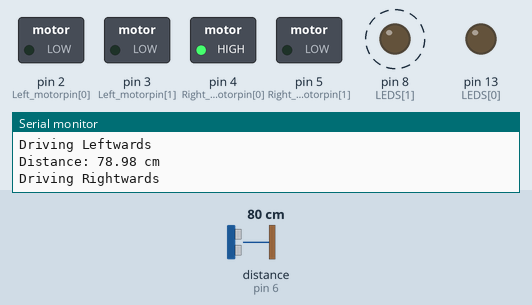
The sketch below on a simulated Arduino Uno, built with avr-gcc and run on an emulated ATmega328P. Shown: switched loads named in the sketch (green lamp = pin HIGH), output pins drawn as LEDs (lit = HIGH), the last lines printed to the serial monitor. Wiring (inferred from the names in the program): ultrasonic range finder: trigger pin 7; echo pin 6. Dashed ring = blinking. Inputs (shaded band) come from the test bench; at power-on: distance to the obstacle (sensor on pin 6) 80 cm. The echo pulse lasts 58.3 µs per cm; random numbers use the default seed unless the sketch sets one; pins used as bus, display or sensor lines are not drawn.

Above: at 3.2 s.
3.3 s: distance to the obstacle (sensor on pin 6) set to 23 cm
At 5.8 s:
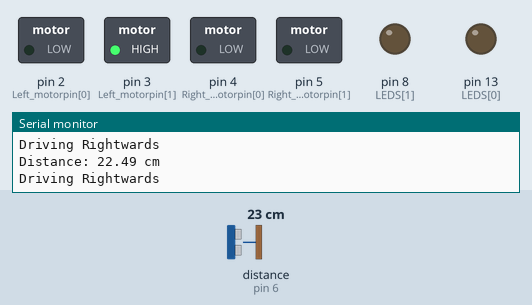
6.8 s: distance to the obstacle (sensor on pin 6) set to 18 cm
At 8.6 s:
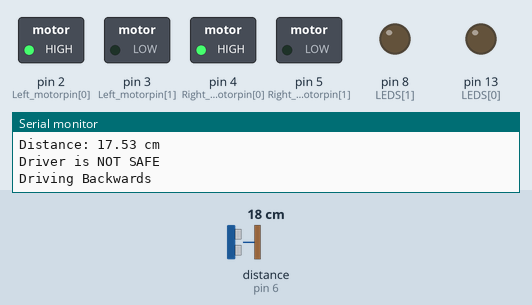
10.8 s: distance to the obstacle (sensor on pin 6) set to 35 cm
14.3 s: distance to the obstacle (sensor on pin 6) set to 2 cm
At 16.4 s:
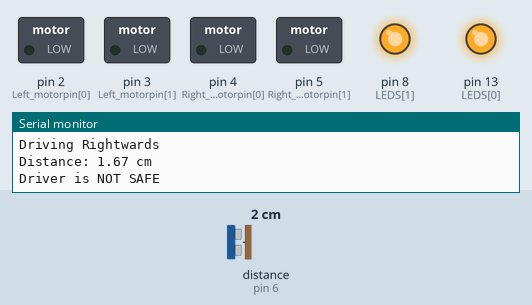
18.9 s: distance to the obstacle (sensor on pin 6) set to 60 cm
25.4 s: distance to the obstacle (sensor on pin 6) set to 4 cm
At 27.11 s:
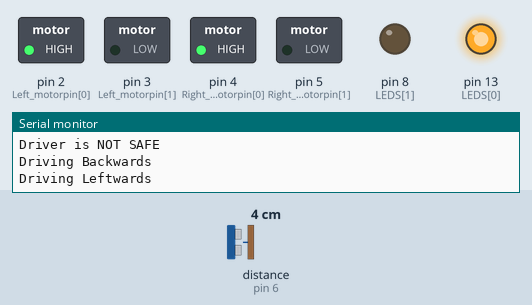
Timing chart, 0 to 32.9 s (numbered marks = the images above; inputs shaded):
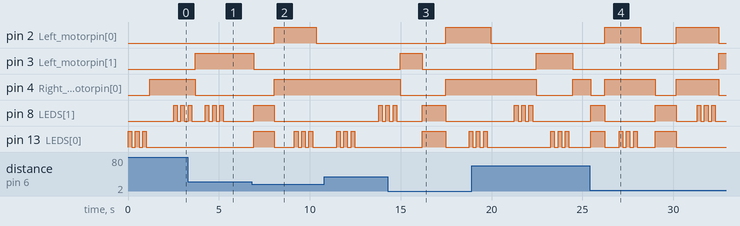

Measured:
- the behaviour switches between 21 and 20 cm on distance to the obstacle (sensor on pin 6) (found by bisection; images 1 and 2)
- after the input at 6.8 s, pin 2 (Left_motorpin[0]): LOW → HIGH after 1.2 s, → LOW 2.3 s later
- after the input at 14.3 s, pin 2 (Left_motorpin[0]): LOW → HIGH after 3.2 s; pin 13 (LEDS[0]): LOW → HIGH after 1.9 s, → LOW 1.3 s later, → HIGH 1.3 s later
- after the input at 25.4 s, pin 2 (Left_motorpin[0]): LOW → HIGH after 0.83 s, → LOW 2.0 s later, → HIGH 1.9 s later, → LOW 2.4 s later

The sketch:

AutonomousMotion.ino
```cpp
const int echoPin = 6; //declares echo pin on sensor to digital I/O pin 6
const int trigPin = 7; //declares trig pin on sensor to digital I/O pin 7

//const int Left_motorpin2 = 2; //declares one of the left motor controlling pins to digital I/O pin 2
//const int Left_motorpin3 = 3; //declares one of the left motor controlling pins to digital I/O pin 3

int Left_motorpin[] = {2, 3};

//const int Right_motorpin4 = 4; //declares one of the right motor controlling pins to digital I/O pin 4
//const int Right_motorpin5 = 5; //declares one of the left motor controlling pins to digital I/O pin 5

int Right_motorpin[] = {4, 5};

int rand_Direction;// declares variable for randomly generated number for when the car is in a safe position
int rand_Avoid; // declares variable for randomly generated number for when the car is in a not in a safe position
int rand_Delay; //declares variable for randomly generated number for a delay time between car directions

//const int left_LED = 13; //declares variable left car headlight  to digital I/O pin 13
//const int right_LED = 8; //declares variable left car headlight  to digital I/O pin 13

int LEDS[] = {13, 8};

int safe = 20; //sets car's safe position at 20 centimeters

float distance; //declares variable that holds distance between car's sensor and object in decimals
long duration; // declares variable that holds the time the ultrasonic wave reaches the object and comes back to the sensor in microseconds


// function that chooses a random direction when the car is in a safe position(takes a randomly generated number)
void randomizeDrive(int rand)
{

  if (rand == 1){ // block for forwards direction

    Serial.println("Driving Forwards"); //prints to serial monitor

    digitalWrite(Left_motorpin[0], LOW); //rotates left motor clockwise
    digitalWrite(Left_motorpin[1], HIGH);

    digitalWrite(Right_motorpin[0], LOW); //roates right motor clockwise
    digitalWrite(Right_motorpin[1], HIGH);

    // block for leftwards direction
  } else if (rand == 2)
  {

    Serial.println("Driving Leftwards");

    for (int x = 0; x < 3; x++){ // blinks left headlight 3 times

      digitalWrite(LEDS[0], HIGH); // sends 5V to left LED
      delay(200); // delay for 200 ms
      digitalWrite(LEDS[0], LOW); // sends 0V to left LED
      delay(200);
    }

    //stops left motor rotation
    for (int n = 0; n < 2; n++){

      digitalWrite(Left_motorpin[n], LOW);
    }

    //rotates right motor counter-clockwise
    digitalWrite(Right_motorpin[1], LOW);
    digitalWrite(Right_motorpin[0], HIGH);

    // block for rightwards direction
  } else if (rand == 3){

    Serial.println("Driving Rightwards");

    for (int x = 0; x < 3; x++){ //blinks right headlight 3 times

      digitalWrite(LEDS[1], HIGH); // sends 5V to right LED
      delay(200);
      digitalWrite(LEDS[1], LOW); // sends 0V to left LED
      delay(200);
    }

    // stops right motor rotation
    for (int q = 0; q < 2; q++){

      digitalWrite(Right_motorpin[q], LOW);
    }

    // rotates left motor clockwise
    digitalWrite(Left_motorpin[1], HIGH);
    digitalWrite(Left_motorpin[0], LOW);
  }
}

// function for moving car in a backwards direction
void backwards(){

  Serial.println("Driving Backwards");

  // rotates left motor counter-clockwise
  digitalWrite(Left_motorpin[1], LOW);
  digitalWrite(Left_motorpin[0], HIGH);

  // rotates right motor counter-clockwise
  digitalWrite(Right_motorpin[1], LOW);
  digitalWrite(Right_motorpin[0], HIGH);
}

// fucntion that stops all motor(no direction)
void halt(){

  // stops left motor direction
  for (int p = 0; p < 2; p++){

    digitalWrite(Left_motorpin[p], LOW);
  }

  // stops left motor direction
  for (int v = 0; v < 2; v++){

    digitalWrite(Right_motorpin[v], LOW);
  }
}


void setup() {

pinMode(trigPin, OUTPUT); // declares pin 7 as an OUTPUT pin

  for (int i = 0; i < 2; i++){

    pinMode(Left_motorpin[i], OUTPUT); // declares both left motor pins as OUTPUT
    pinMode(Right_motorpin[i], OUTPUT); // declares both right motor pins as OUTPUT
  }

  for (int e = 0; e < 2; e++){

    pinMode(LEDS[e], OUTPUT); // declares both right and left LEDs as OUTPUT
  }
pinMode(echoPin, INPUT); // delclares pin 6 as an INPUT pin

Serial.begin(9600); // connects serial port to computer at 9600 bits
}

// loop that runs infinitely
void loop() {

// Clears the trigPin condition
digitalWrite(trigPin, LOW);
delayMicroseconds(2);

// Sets the trigPin HIGH (ACTIVE) for 10 microseconds
digitalWrite(trigPin, HIGH);
delayMicroseconds(10);
digitalWrite(trigPin, LOW);

// Reads the echoPin, returns the sound wave travel time in microseconds
duration = pulseIn(echoPin, HIGH);

// Calculates the distance(cm)
distance = duration * 0.034 / 2; // Speed of sound wave divided by 2 (go and back)

//Displays the distance on the Serial Monitor
Serial.print("Distance: ");
Serial.print(distance);
Serial.println(" cm");

rand_Delay = random(500,1501); // randomly generates a delay time from 300 to 1501

  // block runs if car is in a safe position
  if (distance >= safe){

    rand_Direction = random(1,4); // randomly generates number from 1 to 3 to pick a direction for car to move when it is safe

    randomizeDrive(rand_Direction); //calls fucntion to drive randomly while safe and passes it an integer type parameter
    delay(rand_Delay);
  }

  // block runs if car is not in a safe position to dodge object
  else if (distance < safe){

    Serial.println("Driver is NOT SAFE");

    rand_Avoid = random(2,4); // randomly generates the numbers 2 or 3

    halt(); // calls function to stop all motors(and directions)

    // turns on the headlights as the car comes to a stop
    digitalWrite(LEDS[0], HIGH);
    digitalWrite(LEDS[1], HIGH);

    delay(rand_Delay);

    // turns off all headlights as car is not in a stop anymore
    digitalWrite(LEDS[0], LOW);
    digitalWrite(LEDS[1], LOW);

    backwards(); // calls fucntion to drive the car in backward direction
    delay(rand_Delay);

    randomizeDrive(rand_Avoid); //calls function to drive randomly and uses randomly generated number to go left or right
    delay(rand_Delay);
  }
}
```
